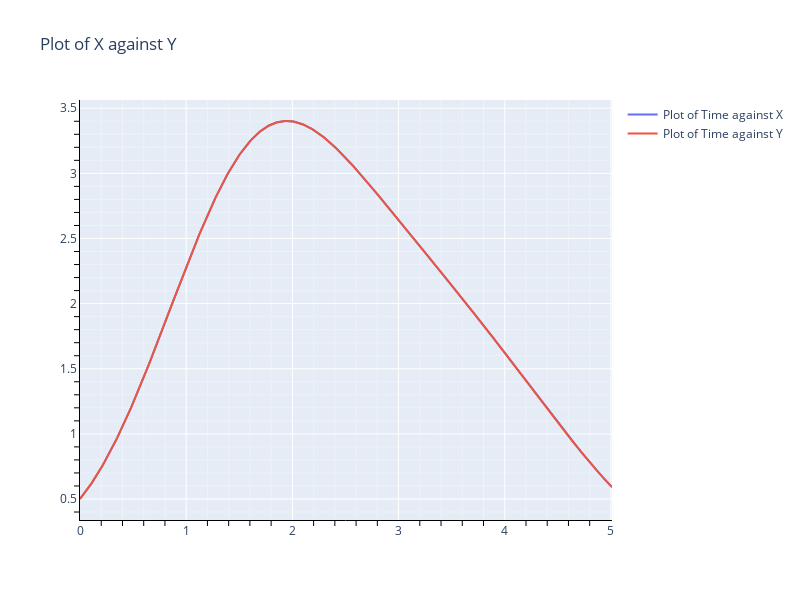

Notebook code for this chart:
### Markdown cell above
<h2> Симметричная схема

### Code cell
method_name = "_ode_2_step_symmetrical_scheme_output"

df = pd.read_csv(fout_dir + file_name_2 + method_name + ".csv")


def u_func(t):
    return np.exp(np.sin(t)) - np.cos(t) + 0.5


t = df["time"]
y = df["u0"]
u = u_func(t)


draw_plots_plotly(t, y, u)

### Figure 1 — Plotly figure (JSON) as saved in the notebook; plotly's stock layout.template omitted (floating-point values rounded to 4 significant figures; data arrays with more than 128 entries replaced by an {"elided": "..."} marker saying what was removed)
{"data": [{"mode": "lines", "name": "Plot of Time against X", "type": "scatter", "x": {"elided": "502 float values"}, "y": {"elided": "502 float values"}}, {"mode": "lines", "name": "Plot of Time against Y", "type": "scatter", "x": {"elided": "502 float values"}, "y": {"elided": "502 float values"}}], "layout": {"autosize": false, "height": 600, "title": {"text": "Plot of X against Y"}, "width": 800, "xaxis": {"linecolor": "black", "linewidth": 1, "minor": {"showgrid": true, "tickcolor": "black", "ticklen": 5}, "showline": true}, "yaxis": {"linecolor": "black", "linewidth": 1, "minor": {"showgrid": true, "tickcolor": "black", "ticklen": 5}, "showline": true}}}
